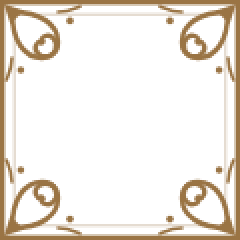
#> input picture otimizador_pc/arte/moldura.png, 120 x 120 px (shown 2 times larger)
$ python -i tema.py   (imports and definitions only)
#> lines starting #> are read from the running program, lines starting #| are printed output that depends on the picture
# -*- coding: utf-8 -*-
"""
A cara do programa: vermelho-sangue, preto gótico e marrom escuro.

- Fundo preto, painéis em marrom escuro, bordas e volutas em marrom, e o
  vermelho-sangue nos destaques, nas barras e no botão principal.
- Fontes normais do Windows (Segoe UI).
- Cartões com a moldura de volutas nos cantos.
- Fundo áspero de TV de tubo (linhas de varredura e granulado) atrás dos títulos,
  no lugar de degradê liso.
- Cantos quase retos; nenhum botão em pílula.
"""

import os
import tkinter as tk
import tkinter.font as tkfont

import customtkinter as ctk

ARTE = os.path.join(os.path.dirname(os.path.abspath(__file__)), "arte")

# ---------------------------------------------------------------- cores
FUNDO = "#090606"         # preto gótico
LATERAL = "#0C0807"
PAINEL = "#1B120D"        # marrom escuro
PAINEL2 = "#26190F"
LINHA = "#382519"
ORNATO = "#5E3D27"        # borda dos cartões e volutas (marrom)
TEXTO = "#EEE6DC"
SUAVE = "#B9A898"
FRACO = "#83705F"
ACENTO = "#E5474F"        # vermelho-sangue para texto e destaques (contraste 5:1 no preto, 4,7:1 no marrom)
ACENTO_CLARO = "#EE5A61"
ACENTO_FUNDO = "#2C0D0D"
NO_ACENTO = "#FFFFFF"
VINHO = "#8A0A12"         # vermelho-sangue escuro (botão principal)
VINHO_CLARO = "#A8101A"
OK = "#A3B57E"            # "já aplicado", saudável
PERIGO = "#E5474F"
PERIGO_FUNDO = "#300A0C"
LARANJA = "#C9732C"
NORMAL = "#8C6447"        # barras em uso normal (marrom claro)
NAV_ATIVO = "#2A1210"     # item do menu escolhido
NAV_HOVER = "#170E0B"
BARRA = "#5E3D27"         # barras dos gráficos
RAIO = 2

ICONES = {
    "inicio": "", "desempenho": "", "limpeza": "", "espaco": "",
    "ajustes": "", "inicializacao": "", "medicoes": "", "reverter": "",
    "registro": "", "modo_jogo": "", "hardware": "", "pasta": "",
    "subir": "", "atualizar": "", "fechar": "", "escudo": "", "aviso": "",
}

ICONES["ajuda"] = ""   # ponto de interrogação num círculo

ICONES["desinstalar"] = ""   # lixeira

_familias = {}
_imagens = {}   # guarda as imagens (o Tk apaga imagem sem referência)


# [18 lines left out: function preparar_fontes, not called in this run]


_AJUSTE = {}


def familia(tipo):
    return _familias.get(tipo, "Segoe UI")


def fonte(tipo="corpo", tamanho=13):
    return ctk.CTkFont(family=familia(tipo), size=tamanho + _AJUSTE.get(tipo, 0))


# [5 lines left out: function escala, not called in this run]


# ---------------------------------------------------------------- imagens
def _moldura():
    """Os 4 cantos com volutas, recortados da moldura do site e pintados na cor ORNATO."""
    if "cantos" in _imagens:
        return _imagens["cantos"]
    try:
        from PIL import Image
        img = Image.open(os.path.join(ARTE, "moldura.png")).convert("RGBA")
#> img is the input picture: PIL image 120x120 RGBA; mean R, G, B, A 40.7, 30.3, 17.6, 44.2
        r, g, b = (int(ORNATO[i:i + 2], 16) for i in (1, 3, 5))
        alfa = img.getchannel("A")
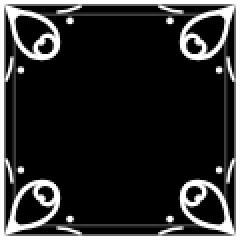
#> alfa: PIL image 120x120 L (shown 2 times larger); min 0, max 255, mean 44.2
        img = Image.new("RGBA", img.size, (r, g, b, 255))
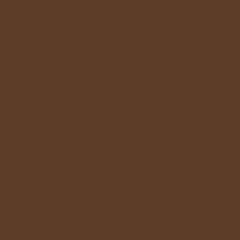
#> img: PIL image 120x120 RGBA (shown 2 times larger); mean R, G, B, A 94, 61, 39, 255
        img.putalpha(alfa)
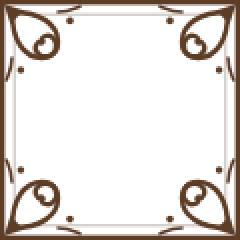
#> img: PIL image 120x120 RGBA (shown 2 times larger); mean R, G, B, A 94, 61, 39, 44.2; transparent parts drawn white
        n = 40  # o PNG tem 120 px (o dobro de 60): cada canto ocupa 40 x 40
        w, h = img.size
#> w = 120; h = 120
        cantos = {
            "nw": img.crop((0, 0, n, n)), "ne": img.crop((w - n, 0, w, n)),
            "sw": img.crop((0, h - n, n, h)), "se": img.crop((w - n, h - n, w, h)),
        }
#> (the run stopped early here; a loop or call above may not have finished)
